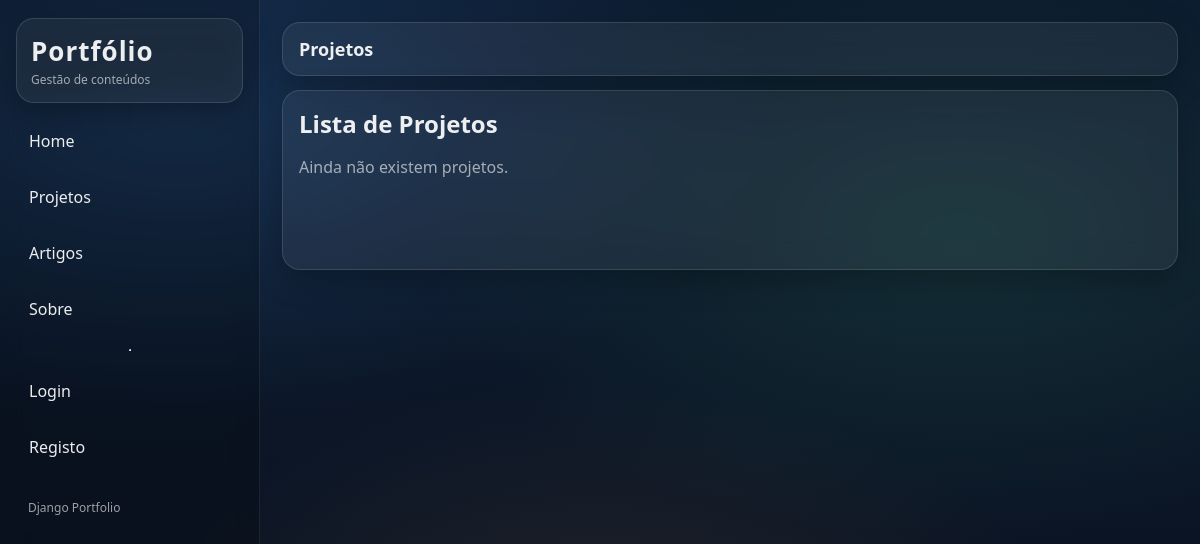
The app's page /projetos/, older data.
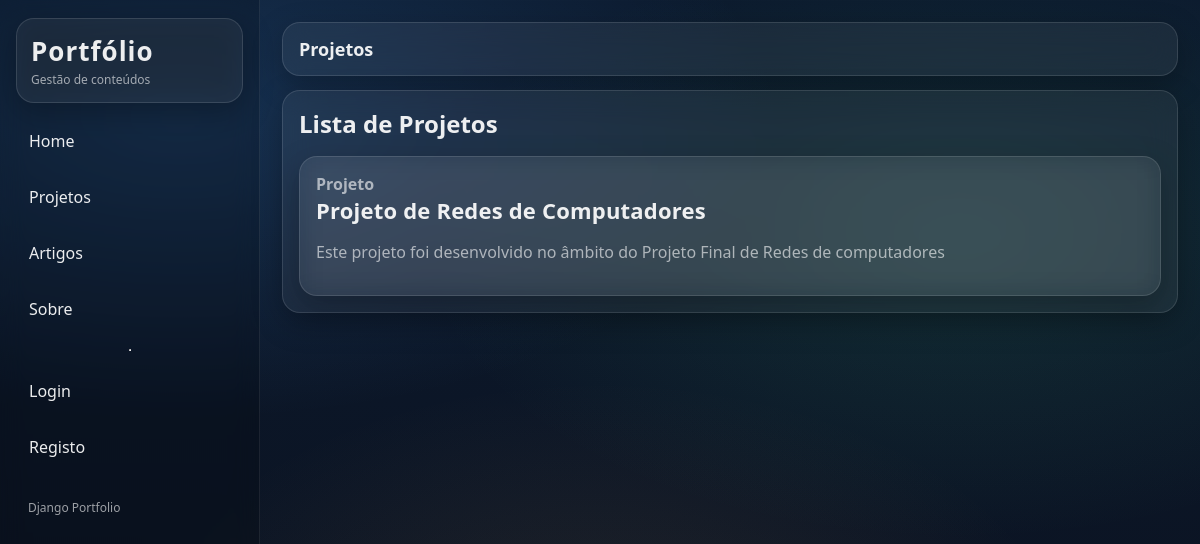
The same page, newer data.
### portfolio/models.py (models this page shows, shortened)
class Projeto(models.Model):
    titulo = models.CharField(max_length=200)
    descricao = models.TextField()
    conceitos_aplicados = models.TextField()
    imagem = models.ImageField(upload_to='projetos/')
    data = models.DateField()
    github_url = models.URLField(blank=True)
    video_demo_url = models.URLField(blank=True)
    unidade_curricular = models.ForeignKey(
        UnidadeCurricular,
        on_delete=models.CASCADE,
        related_name='projetos'
    )
    tecnologias = models.ManyToManyField(
        Tecnologia,
        related_name='projetos',
        blank=True
    )
    competencias = models.ManyToManyField(
        Competencia,
        related_name='projetos',
        blank=True
    )
    tags = models.ManyToManyField(
        Tag,
        related_name='projetos',
        blank=True
    )

### portfolio/views.py (the view)
# urls.py: path("projetos/", ProjetoListView.as_view(), name="projeto_list"),
class ProjetoListView(ListView):
    model = Projeto
    template_name = "portfolio/projeto_list.html"
    context_object_name = "projetos"
    def get_context_data(self, **kwargs):
        context = super().get_context_data(**kwargs)
        context["is_gestor"] = is_gestor(self.request.user)
        return context

### portfolio/views.py (called while the page is built)
def is_gestor(user):
    return user.is_authenticated and user.groups.filter(name="gestor-portfolio").exists()

### portfolio/templates/portfolio/projeto_list.html (shortened to what this page needs)
{% extends "portfolio/base.html" %}
{% block page_title %}Projetos{% endblock %}
{% block content %}
<div class="glass panel">
    <div style="display:flex; justify-content:space-between; align-items:center; margin-bottom:16px;">
        <h2 class="panel-title" style="margin:0;">Lista de Projetos</h2>
    </div>
    {% if projetos %}
        <div class="grid">
            {% for projeto in projetos %}
                <div class="glass card">
                    <div class="card-head">
                        <div>
                            <div class="card-title">Projeto</div>
                            <div class="card-value" style="font-size:22px;">{{ projeto.titulo }}</div>
                        </div>
                    </div>
                    <p class="muted">{{ projeto.descricao|truncatechars:120 }}</p>
                </div>
            {% endfor %}
        </div>
    {% else %}
        <p class="muted">Ainda não existem projetos.</p>
    {% endif %}
</div>
{% endblock %}

Row changes from the older to the newer data that the page shows:
added Projeto: titulo "Projeto de Redes de Computadores", descricao "Este projeto foi desenvolvido no âmbito do Projeto Final de Redes de computadores"
Text that changed along with them:
text no longer shown: "Ainda não existem projetos."
